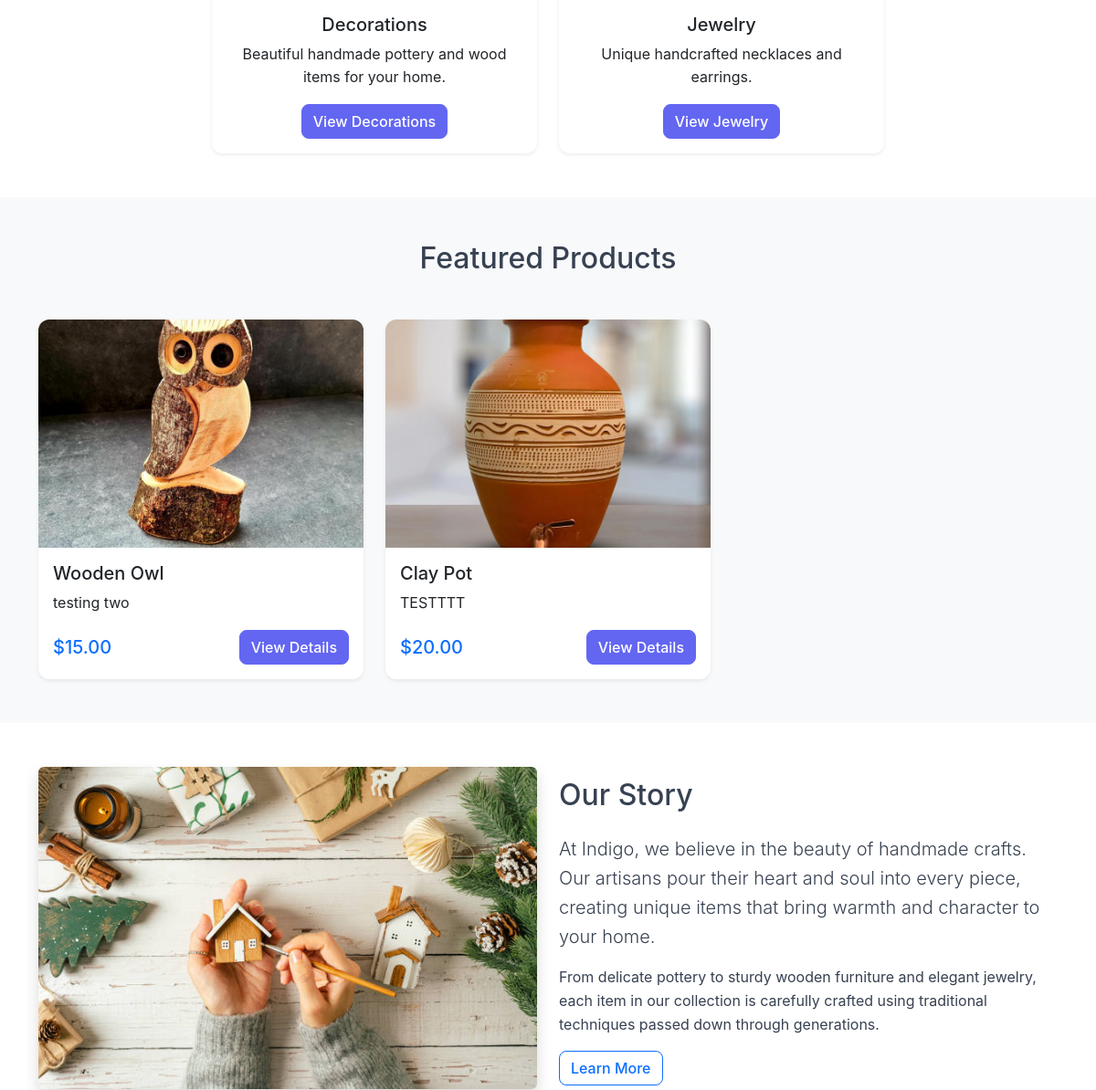
/ (middle part), run on an earlier commit of the app's database.
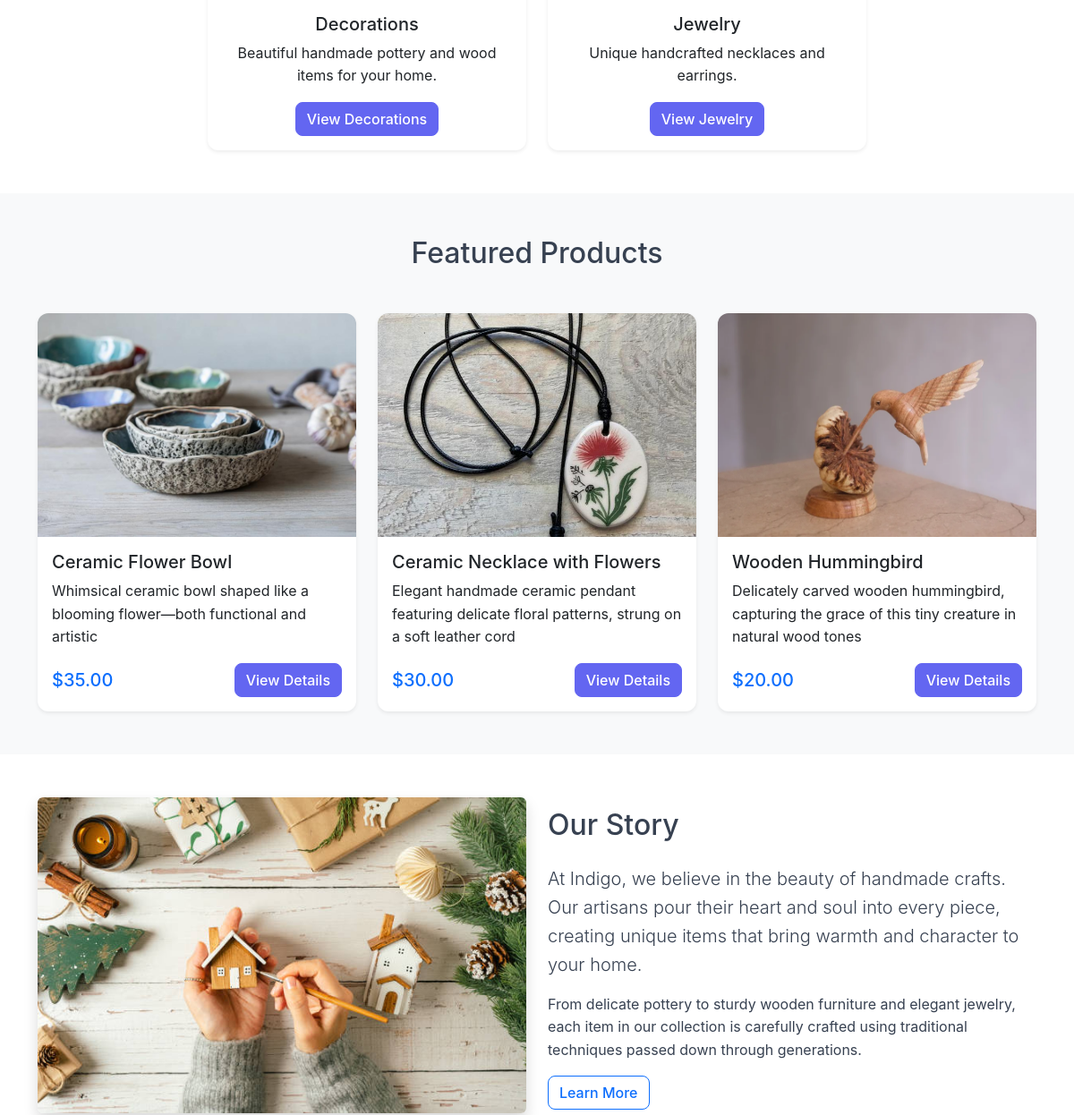
And on a later commit of the database.
### store/models.py (models this page shows, shortened)
class Product(models.Model):
    name = models.CharField(max_length=200)
    description = models.TextField()
    price = models.DecimalField(
        max_digits=10,
        decimal_places=2,
        validators=[MinValueValidator(0.01)]
    )
    category = models.ForeignKey(Category, on_delete=models.CASCADE, related_name='products')
    subcategory = models.ForeignKey(Subcategory, on_delete=models.CASCADE, related_name='products', null=True, blank=True)
    image = models.ImageField(upload_to='products/', default='static/default.jpg') #upload to media directory
    stock_quantity = models.PositiveIntegerField(
        default=0,
        validators=[MaxValueValidator(9999)]
    )
    is_active = models.BooleanField(default=True) #is active on website
    featured = models.BooleanField(default=False) #is featured on home page
    created_by = models.ForeignKey(User, on_delete=models.SET_NULL, null=True, blank=True, related_name='created_products')
    created_at = models.DateTimeField(auto_now_add=True)
    updated_at = models.DateTimeField(auto_now=True)
    class Meta:
        ordering = ['-created_at']
        indexes = [
            models.Index(fields=['category', 'is_active']),
            models.Index(fields=['subcategory', 'is_active']),
            models.Index(fields=['featured', 'is_active']),
            models.Index(fields=['price']),
            models.Index(fields=['created_at']),
            models.Index(fields=['created_by']),
        ]

### store/views.py (the view)
# urls.py: 2. Add a URL to urlpatterns:  path('', views.home, name='home')
def home(request):
    try:
        featured_products = Product.objects.filter(
            featured=True,
            is_active=True
        ).select_related('category', 'subcategory')[:6]
        categories = Category.objects.all().prefetch_related('subcategories')
        return render(request, 'store/home.html', {
            'featured_products': featured_products,
            'categories': categories
        })
    except Exception:
        return render(request, 'store/home.html', {
            'featured_products': [],
            'categories': []
        })

### Indigo/context_processors.py (called while the page is built)
def cart_count(request):
    if request.user.is_authenticated:
        try:
            cart = Cart.objects.get(user=request.user)
            return {'cart_count': cart.total_items}
        except Cart.DoesNotExist:
            return {'cart_count': 0}
    return {'cart_count': 0}

def wishlist_count(request):
    if request.user.is_authenticated:
        try:
            wishlist = Wishlist.objects.get(user=request.user)
            return {'wishlist_count': wishlist.total_items}
        except Wishlist.DoesNotExist:
            return {'wishlist_count': 0}
    return {'wishlist_count': 0}

### store/templates/store/home.html (shortened to what this page needs)
{% extends 'base.html' %}
{% load static %}
{% block content %}
<section class="py-5">
    <div class="container">
        <div class="row g-4 justify-content-center">
            <div class="col-lg-4 col-md-6">
                <div class="card category-card h-100 border-0 shadow-sm">
                    <div class="card-body text-center">
                        <h5 class="card-title">Decorations</h5>
                        <p class="card-text">Beautiful handmade pottery and wood items for your home.</p>
                        <a href="{% url 'store:product_list' %}?category=decorations" class="btn btn-primary">View Decorations</a>
                    </div>
                </div>
            </div>
            <div class="col-lg-4 col-md-6">
                <div class="card category-card h-100 border-0 shadow-sm">
                    <div class="card-body text-center">
                        <h5 class="card-title">Jewelry</h5>
                        <p class="card-text">Unique handcrafted necklaces and earrings.</p>
                        <a href="{% url 'store:product_list' %}?category=jewelry" class="btn btn-primary">View Jewelry</a>
                    </div>
                </div>
            </div>
        </div>
    </div>
</section>
{% if featured_products %}
<section class="py-5 bg-light">
    <div class="container">
        <h2 class="text-center mb-5">Featured Products</h2>
        <div class="row g-4">
            {% for product in featured_products %}
            <div class="col-lg-4 col-md-6">
                <div class="card product-card h-100 border-0 shadow-sm">
                    <img src="{{ product.image.url }}" class="card-img-top" alt="{{ product.name }}">
                    <div class="card-body d-flex flex-column">
                        <h5 class="card-title">{{ product.name }}</h5>
                        <p class="card-text flex-grow-1">{{ product.description|truncatewords:15 }}</p>
                        <div class="d-flex justify-content-between align-items-center">
                            <span class="h5 text-primary mb-0">${{ product.price }}</span>
                            <a href="{% url 'store:product_detail' product.pk %}" class="btn btn-primary">View Details</a>
                        </div>
                    </div>
                </div>
            </div>
            {% endfor %}
        </div>
    </div>
</section>
{% endif %}
<section class="py-5">
    <div class="container">
        <div class="row align-items-center">
            <div class="col-lg-6 mb-2">
                <img src="/media/static/home2.jpg" alt="Handmaking wooden decorations" class="img-fluid rounded shadow">
            </div>
            <div class="col-lg-6">
                <h2 class="mb-4">Our Story</h2>
                <p class="lead">At Indigo, we believe in the beauty of handmade crafts. Our artisans pour their heart and soul into every piece, creating unique items that bring warmth and character to your home.</p>
                <p>From delicate pottery to sturdy wooden furniture and elegant jewelry, each item in our collection is carefully crafted using traditional techniques passed down through generations.</p>
                <a href="{% url 'store:about' %}" class="btn btn-outline-primary">Learn More</a>
            </div>
        </div>
    </div>
</section>
{% endblock %}

What changed in the data, as far as the page shows it:
removed Product: image (picture), name "Wooden Owl", description "testing two", price "15.00"
removed Product: image (picture), name "Clay Pot", description "TESTTTT", price "20.00"
added Product: image (picture), name "Ceramic Flower Bowl", description "Whimsical ceramic bowl shaped like a blooming flower—both functional and artistic", price "35.00"
added Product: image (picture), name "Ceramic Necklace with Flowers", description "Elegant handmade ceramic pendant featuring delicate floral patterns, strung on a soft leather cord", price "30.00"
added Product: image (picture), name "Wooden Hummingbird", description "Delicately carved wooden hummingbird, capturing the grace of this tiny creature in natural wood tones", price "20.00"
